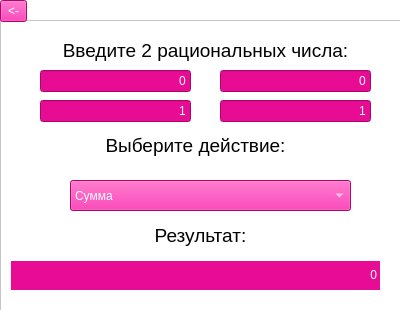
<?xml version="1.0" encoding="UTF-8"?>
<ui version="4.0">
 <class>QModulesWindow1</class>
 <widget class="QDialog" name="QModulesWindow1">
  <property name="geometry">
   <rect>
    <x>0</x>
    <y>0</y>
    <width>400</width>
    <height>310</height>
   </rect>
  </property>
  <property name="windowTitle">
   <string>Прочие действия</string>
  </property>
  <property name="styleSheet">
   <string notr="true">background-color: white</string>
  </property>
  <widget class="QFrame" name="frame">
   <property name="geometry">
    <rect>
     <x>0</x>
     <y>20</y>
     <width>401</width>
     <height>291</height>
    </rect>
   </property>
   <property name="font">
    <font>
     <pointsize>10</pointsize>
    </font>
   </property>
   <property name="styleSheet">
    <string notr="true">background-color: white</string>
   </property>
   <property name="frameShape">
    <enum>QFrame::StyledPanel</enum>
   </property>
   <property name="frameShadow">
    <enum>QFrame::Raised</enum>
   </property>
   <widget class="QLabel" name="label_3">
    <property name="geometry">
     <rect>
      <x>10</x>
      <y>10</y>
      <width>391</width>
      <height>41</height>
     </rect>
    </property>
    <property name="font">
     <font>
      <pointsize>14</pointsize>
     </font>
    </property>
    <property name="styleSheet">
     <string notr="true"/>
    </property>
    <property name="text">
     <string>Введите 2 рациональных числа:</string>
    </property>
    <property name="alignment">
     <set>Qt::AlignCenter</set>
    </property>
   </widget>
   <widget class="QLineEdit" name="line_q1m">
    <property name="geometry">
     <rect>
      <x>40</x>
      <y>50</y>
      <width>151</width>
      <height>22</height>
     </rect>
    </property>
    <property name="layoutDirection">
     <enum>Qt::LeftToRight</enum>
    </property>
    <property name="styleSheet">
     <string notr="true">color: white; background-color: #E80C94;</string>
    </property>
    <property name="text">
     <string>0</string>
    </property>
    <property name="alignment">
     <set>Qt::AlignRight|Qt::AlignTrailing|Qt::AlignVCenter</set>
    </property>
   </widget>
   <widget class="QLineEdit" name="line_q2m">
    <property name="geometry">
     <rect>
      <x>220</x>
      <y>50</y>
      <width>151</width>
      <height>22</height>
     </rect>
    </property>
    <property name="styleSheet">
     <string notr="true">color: white; background-color: #E80C94;</string>
    </property>
    <property name="text">
     <string>0</string>
    </property>
    <property name="alignment">
     <set>Qt::AlignRight|Qt::AlignTrailing|Qt::AlignVCenter</set>
    </property>
   </widget>
   <widget class="QComboBox" name="operation">
    <property name="geometry">
     <rect>
      <x>70</x>
      <y>160</y>
      <width>281</width>
      <height>31</height>
     </rect>
    </property>
    <property name="styleSheet">
     <string notr="true">color: white; background-color: #E80C94;</string>
    </property>
    <item>
     <property name="text">
      <string>Сумма</string>
     </property>
    </item>
    <item>
     <property name="text">
      <string>Разность</string>
     </property>
    </item>
    <item>
     <property name="text">
      <string>Произведение</string>
     </property>
    </item>
    <item>
     <property name="text">
      <string>Деление</string>
     </property>
    </item>
   </widget>
   <widget class="QLabel" name="label">
    <property name="geometry">
     <rect>
      <x>10</x>
      <y>110</y>
      <width>371</width>
      <height>31</height>
     </rect>
    </property>
    <property name="font">
     <font>
      <pointsize>14</pointsize>
     </font>
    </property>
    <property name="text">
     <string>Выберите действие:</string>
    </property>
    <property name="alignment">
     <set>Qt::AlignCenter</set>
    </property>
   </widget>
   <widget class="QLabel" name="label_2">
    <property name="geometry">
     <rect>
      <x>10</x>
      <y>200</y>
      <width>381</width>
      <height>31</height>
     </rect>
    </property>
    <property name="font">
     <font>
      <pointsize>14</pointsize>
     </font>
    </property>
    <property name="text">
     <string>Результат:</string>
    </property>
    <property name="alignment">
     <set>Qt::AlignCenter</set>
    </property>
   </widget>
   <widget class="QLabel" name="result">
    <property name="geometry">
     <rect>
      <x>10</x>
      <y>240</y>
      <width>371</width>
      <height>31</height>
     </rect>
    </property>
    <property name="focusPolicy">
     <enum>Qt::WheelFocus</enum>
    </property>
    <property name="layoutDirection">
     <enum>Qt::LeftToRight</enum>
    </property>
    <property name="styleSheet">
     <string notr="true">color: white; background-color: #E80C94;</string>
    </property>
    <property name="frameShape">
     <enum>QFrame::Box</enum>
    </property>
    <property name="text">
     <string>0</string>
    </property>
    <property name="alignment">
     <set>Qt::AlignRight|Qt::AlignTrailing|Qt::AlignVCenter</set>
    </property>
   </widget>
   <widget class="QLineEdit" name="line_q1n">
    <property name="geometry">
     <rect>
      <x>40</x>
      <y>80</y>
      <width>151</width>
      <height>22</height>
     </rect>
    </property>
    <property name="styleSheet">
     <string notr="true">color: white; background-color: #E80C94;</string>
    </property>
    <property name="text">
     <string>1</string>
    </property>
    <property name="alignment">
     <set>Qt::AlignRight|Qt::AlignTrailing|Qt::AlignVCenter</set>
    </property>
   </widget>
   <widget class="QLineEdit" name="line_q2n">
    <property name="geometry">
     <rect>
      <x>220</x>
      <y>80</y>
      <width>151</width>
      <height>22</height>
     </rect>
    </property>
    <property name="styleSheet">
     <string notr="true">color: white; background-color: #E80C94;</string>
    </property>
    <property name="text">
     <string>1</string>
    </property>
    <property name="alignment">
     <set>Qt::AlignRight|Qt::AlignTrailing|Qt::AlignVCenter</set>
    </property>
   </widget>
  </widget>
  <widget class="QToolButton" name="pushButton_return">
   <property name="geometry">
    <rect>
     <x>0</x>
     <y>0</y>
     <width>27</width>
     <height>22</height>
    </rect>
   </property>
   <property name="styleSheet">
    <string notr="true">background-color:#E80C94; color: white</string>
   </property>
   <property name="text">
    <string>&lt;-</string>
   </property>
  </widget>
 </widget>
 <resources/>
 <connections/>
</ui>
